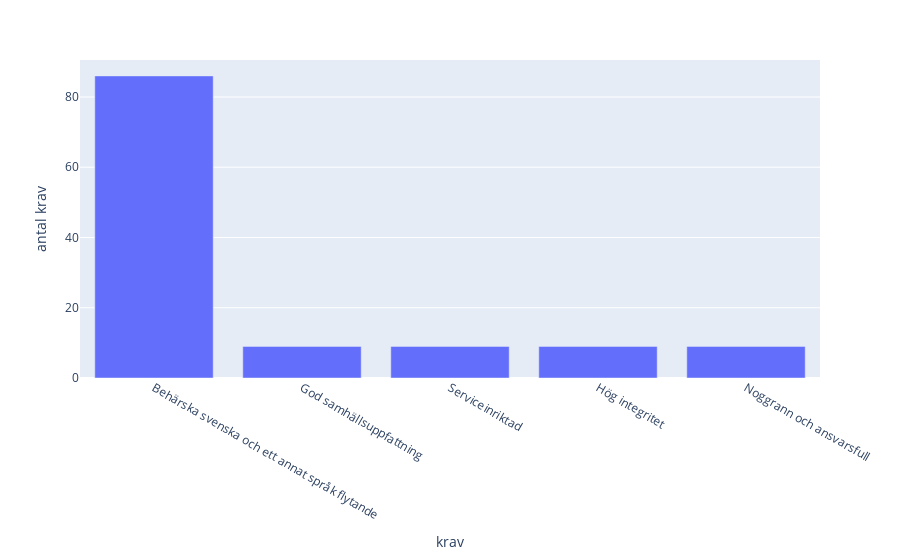

The notebook cell saved with this chart:
### Code cell
import plotly.express as px
# px.pie(df, names=["krav", "meriterande"], values=["antal krav", "antal meriterande"])
px.bar(df, x="krav", y="antal krav")

### Figure 1 — Plotly figure (JSON) as saved in the notebook; plotly's stock layout.template omitted (floating-point values rounded to 4 significant figures)
{"data": [{"hovertemplate": "krav=%{x}<br>antal krav=%{y}<extra></extra>", "legendgroup": "", "marker": {"color": "#636efa", "pattern": {"shape": ""}}, "name": "", "orientation": "v", "showlegend": false, "textposition": "auto", "type": "bar", "x": ["Behärska svenska och ett annat språk flytande", "God samhällsuppfattning", "Serviceinriktad", "Hög integritet", "Noggrann och ansvarsfull"], "xaxis": "x", "y": [86, 9, 9, 9, 9], "yaxis": "y"}], "layout": {"barmode": "relative", "legend": {"tracegroupgap": 0}, "margin": {"t": 60}, "xaxis": {"anchor": "y", "domain": [0, 1], "title": {"text": "krav"}}, "yaxis": {"anchor": "x", "domain": [0, 1], "title": {"text": "antal krav"}}}}
